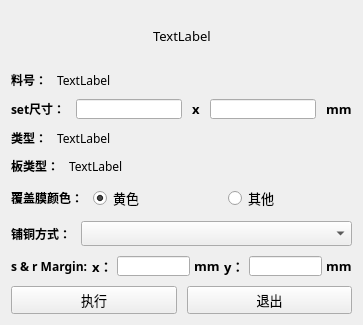
<?xml version="1.0" encoding="UTF-8"?>
<ui version="4.0">
 <class>Form</class>
 <widget class="QWidget" name="Form">
  <property name="geometry">
   <rect>
    <x>0</x>
    <y>0</y>
    <width>363</width>
    <height>309</height>
   </rect>
  </property>
  <property name="font">
   <font>
    <family>微软雅黑</family>
    <pointsize>10</pointsize>
   </font>
  </property>
  <property name="windowTitle">
   <string>set封边</string>
  </property>
  <layout class="QVBoxLayout" name="verticalLayout" stretch="1,0,0,0,0,0,0,0,0">
   <property name="spacing">
    <number>10</number>
   </property>
   <item>
    <layout class="QHBoxLayout" name="horizontalLayout">
     <item>
      <spacer name="horizontalSpacer">
       <property name="orientation">
        <enum>Qt::Horizontal</enum>
       </property>
       <property name="sizeHint" stdset="0">
        <size>
         <width>40</width>
         <height>20</height>
        </size>
       </property>
      </spacer>
     </item>
     <item>
      <widget class="QLabel" name="label_logo">
       <property name="minimumSize">
        <size>
         <width>0</width>
         <height>50</height>
        </size>
       </property>
       <property name="text">
        <string>TextLabel</string>
       </property>
      </widget>
     </item>
     <item>
      <spacer name="horizontalSpacer_2">
       <property name="orientation">
        <enum>Qt::Horizontal</enum>
       </property>
       <property name="sizeHint" stdset="0">
        <size>
         <width>40</width>
         <height>20</height>
        </size>
       </property>
      </spacer>
     </item>
    </layout>
   </item>
   <item>
    <layout class="QHBoxLayout" name="horizontalLayout_3" stretch="0,1">
     <item>
      <widget class="QLabel" name="label">
       <property name="font">
        <font>
         <family>微软雅黑</family>
         <pointsize>9</pointsize>
         <weight>75</weight>
         <bold>true</bold>
        </font>
       </property>
       <property name="text">
        <string>料号：</string>
       </property>
      </widget>
     </item>
     <item>
      <widget class="QLabel" name="label_jobname">
       <property name="font">
        <font>
         <family>微软雅黑</family>
         <pointsize>9</pointsize>
         <weight>50</weight>
         <bold>false</bold>
        </font>
       </property>
       <property name="text">
        <string>TextLabel</string>
       </property>
      </widget>
     </item>
    </layout>
   </item>
   <item>
    <layout class="QHBoxLayout" name="horizontalLayout_2">
     <item>
      <widget class="QLabel" name="label_2">
       <property name="font">
        <font>
         <family>微软雅黑</family>
         <pointsize>9</pointsize>
         <weight>75</weight>
         <bold>true</bold>
        </font>
       </property>
       <property name="text">
        <string>set尺寸：</string>
       </property>
      </widget>
     </item>
     <item>
      <widget class="QLineEdit" name="lineEdit_set_w">
       <property name="maximumSize">
        <size>
         <width>16777215</width>
         <height>20</height>
        </size>
       </property>
       <property name="font">
        <font>
         <family>微软雅黑</family>
         <pointsize>9</pointsize>
         <weight>50</weight>
         <bold>false</bold>
        </font>
       </property>
       <property name="readOnly">
        <bool>true</bool>
       </property>
      </widget>
     </item>
     <item>
      <widget class="QLabel" name="label_3">
       <property name="font">
        <font>
         <family>微软雅黑</family>
         <pointsize>10</pointsize>
         <weight>75</weight>
         <bold>true</bold>
        </font>
       </property>
       <property name="text">
        <string>x</string>
       </property>
      </widget>
     </item>
     <item>
      <widget class="QLineEdit" name="lineEdit_set_h">
       <property name="maximumSize">
        <size>
         <width>16777215</width>
         <height>20</height>
        </size>
       </property>
       <property name="font">
        <font>
         <family>微软雅黑</family>
         <pointsize>9</pointsize>
         <weight>50</weight>
         <bold>false</bold>
        </font>
       </property>
       <property name="readOnly">
        <bool>true</bool>
       </property>
      </widget>
     </item>
     <item>
      <widget class="QLabel" name="label_11">
       <property name="font">
        <font>
         <family>微软雅黑</family>
         <pointsize>10</pointsize>
         <weight>75</weight>
         <bold>true</bold>
        </font>
       </property>
       <property name="text">
        <string>mm</string>
       </property>
      </widget>
     </item>
    </layout>
   </item>
   <item>
    <layout class="QHBoxLayout" name="horizontalLayout_4" stretch="0,1">
     <item>
      <widget class="QLabel" name="label_4">
       <property name="font">
        <font>
         <family>微软雅黑</family>
         <pointsize>9</pointsize>
         <weight>75</weight>
         <bold>true</bold>
        </font>
       </property>
       <property name="text">
        <string>类型：</string>
       </property>
      </widget>
     </item>
     <item>
      <widget class="QLabel" name="label_type">
       <property name="font">
        <font>
         <family>微软雅黑</family>
         <pointsize>9</pointsize>
         <weight>50</weight>
         <bold>false</bold>
        </font>
       </property>
       <property name="cursor">
        <cursorShape>PointingHandCursor</cursorShape>
       </property>
       <property name="text">
        <string>TextLabel</string>
       </property>
      </widget>
     </item>
    </layout>
   </item>
   <item>
    <layout class="QHBoxLayout" name="horizontalLayout_5" stretch="0,1">
     <item>
      <widget class="QLabel" name="label_5">
       <property name="font">
        <font>
         <family>微软雅黑</family>
         <pointsize>9</pointsize>
         <weight>75</weight>
         <bold>true</bold>
        </font>
       </property>
       <property name="text">
        <string>板类型：</string>
       </property>
      </widget>
     </item>
     <item>
      <widget class="QLabel" name="label_product">
       <property name="font">
        <font>
         <family>微软雅黑</family>
         <pointsize>9</pointsize>
         <weight>50</weight>
         <bold>false</bold>
        </font>
       </property>
       <property name="text">
        <string>TextLabel</string>
       </property>
      </widget>
     </item>
    </layout>
   </item>
   <item>
    <layout class="QHBoxLayout" name="horizontalLayout_10" stretch="0,1,1">
     <item>
      <widget class="QLabel" name="label_14">
       <property name="font">
        <font>
         <family>微软雅黑</family>
         <pointsize>9</pointsize>
         <weight>75</weight>
         <bold>true</bold>
        </font>
       </property>
       <property name="text">
        <string>覆盖膜颜色：</string>
       </property>
      </widget>
     </item>
     <item>
      <widget class="QRadioButton" name="radioButton_yellow">
       <property name="font">
        <font>
         <family>微软雅黑</family>
         <pointsize>10</pointsize>
         <weight>50</weight>
         <bold>false</bold>
        </font>
       </property>
       <property name="text">
        <string>黄色</string>
       </property>
       <property name="checked">
        <bool>true</bool>
       </property>
      </widget>
     </item>
     <item>
      <widget class="QRadioButton" name="radioButton_other">
       <property name="font">
        <font>
         <family>微软雅黑</family>
         <pointsize>10</pointsize>
         <weight>50</weight>
         <bold>false</bold>
        </font>
       </property>
       <property name="text">
        <string>其他</string>
       </property>
      </widget>
     </item>
    </layout>
   </item>
   <item>
    <layout class="QHBoxLayout" name="horizontalLayout_8" stretch="0,1">
     <item>
      <widget class="QLabel" name="label_7">
       <property name="font">
        <font>
         <family>微软雅黑</family>
         <pointsize>9</pointsize>
         <weight>75</weight>
         <bold>true</bold>
        </font>
       </property>
       <property name="text">
        <string>铺铜方式：</string>
       </property>
      </widget>
     </item>
     <item>
      <widget class="QComboBox" name="comboBox_method">
       <property name="font">
        <font>
         <family>微软雅黑</family>
         <pointsize>9</pointsize>
         <weight>50</weight>
         <bold>false</bold>
        </font>
       </property>
      </widget>
     </item>
    </layout>
   </item>
   <item>
    <layout class="QHBoxLayout" name="horizontalLayout_9">
     <property name="spacing">
      <number>4</number>
     </property>
     <item>
      <widget class="QLabel" name="label_8">
       <property name="font">
        <font>
         <family>微软雅黑</family>
         <pointsize>9</pointsize>
         <weight>75</weight>
         <bold>true</bold>
        </font>
       </property>
       <property name="text">
        <string>s &amp; r Margin:</string>
       </property>
      </widget>
     </item>
     <item>
      <widget class="QLabel" name="label_9">
       <property name="font">
        <font>
         <family>微软雅黑</family>
         <pointsize>10</pointsize>
         <weight>75</weight>
         <bold>true</bold>
        </font>
       </property>
       <property name="text">
        <string>x：</string>
       </property>
      </widget>
     </item>
     <item>
      <widget class="QLineEdit" name="lineEdit_margin_x">
       <property name="maximumSize">
        <size>
         <width>16777215</width>
         <height>20</height>
        </size>
       </property>
       <property name="font">
        <font>
         <family>微软雅黑</family>
         <pointsize>9</pointsize>
         <weight>50</weight>
         <bold>false</bold>
        </font>
       </property>
       <property name="readOnly">
        <bool>false</bool>
       </property>
      </widget>
     </item>
     <item>
      <widget class="QLabel" name="label_12">
       <property name="font">
        <font>
         <family>微软雅黑</family>
         <pointsize>10</pointsize>
         <weight>75</weight>
         <bold>true</bold>
        </font>
       </property>
       <property name="text">
        <string>mm</string>
       </property>
      </widget>
     </item>
     <item>
      <widget class="QLabel" name="label_10">
       <property name="font">
        <font>
         <family>微软雅黑</family>
         <pointsize>10</pointsize>
         <weight>75</weight>
         <bold>true</bold>
        </font>
       </property>
       <property name="text">
        <string>y：</string>
       </property>
      </widget>
     </item>
     <item>
      <widget class="QLineEdit" name="lineEdit_margin_y">
       <property name="maximumSize">
        <size>
         <width>16777215</width>
         <height>20</height>
        </size>
       </property>
       <property name="font">
        <font>
         <family>微软雅黑</family>
         <pointsize>9</pointsize>
         <weight>50</weight>
         <bold>false</bold>
        </font>
       </property>
       <property name="readOnly">
        <bool>false</bool>
       </property>
      </widget>
     </item>
     <item>
      <widget class="QLabel" name="label_13">
       <property name="font">
        <font>
         <family>微软雅黑</family>
         <pointsize>10</pointsize>
         <weight>75</weight>
         <bold>true</bold>
        </font>
       </property>
       <property name="text">
        <string>mm</string>
       </property>
      </widget>
     </item>
    </layout>
   </item>
   <item>
    <layout class="QHBoxLayout" name="horizontalLayout_7">
     <property name="spacing">
      <number>10</number>
     </property>
     <item>
      <widget class="QPushButton" name="pushButton_run">
       <property name="cursor">
        <cursorShape>PointingHandCursor</cursorShape>
       </property>
       <property name="text">
        <string>执行</string>
       </property>
      </widget>
     </item>
     <item>
      <widget class="QPushButton" name="pushButton_exit">
       <property name="cursor">
        <cursorShape>PointingHandCursor</cursorShape>
       </property>
       <property name="text">
        <string>退出</string>
       </property>
      </widget>
     </item>
    </layout>
   </item>
  </layout>
 </widget>
 <resources/>
 <connections/>
</ui>
